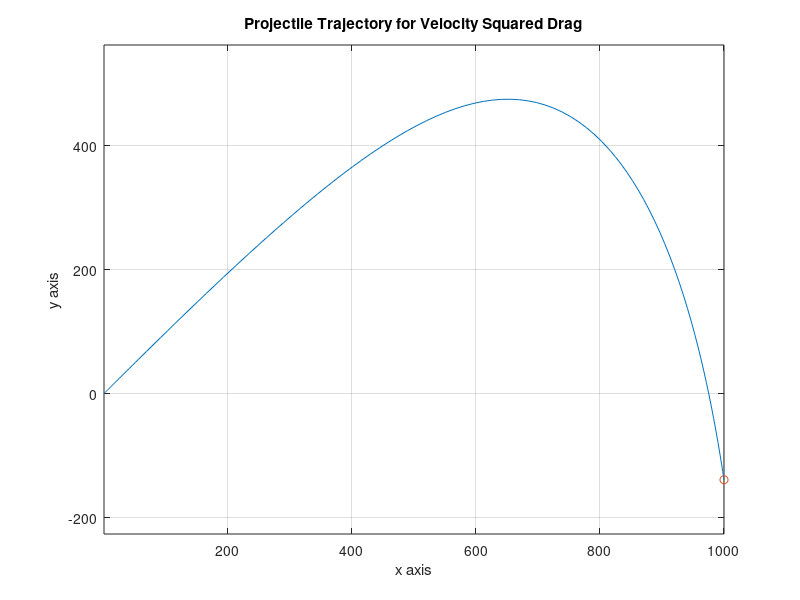

The MATLAB script that drew this image:
function [y,x,t]=traject ...
        (angle,vinit,gravty,cdrag,xfinl,noplot)
% [y,x,t]=traject ...
%       (angle,vinit,gravty,cdrag,xfinl,noplot)
% ~~~~~~~~~~~~~~~~~~~~~~~~~~~~~~~~~~~~~~~~~~~~~
%
% This function integrates the dynamical 
% equations for a projectile subjected to
% gravity loading and atmospheric drag
% proportional to the square of the velocity.
%
% angle  - initial inclination of the 
%          projectile in degrees
% vinit  - initial velocity of the projectile 
%          (muzzle velocity)
% gravty - the gravitational constant
% cdrag  - drag coefficient specifying the drag 
%          force per unit mass which equals 
%          cdrag*velocity^2.
% xfinl  - the projectile is fired toward the 
%          right from x=0.  xfinl is the 
%          largest x value for which the 
%          solution is computed. The initial 
%          velocity must be large enough that 
%          atmospheric damping does not reduce 
%          the horizontal velocity to zero 
%          before xfinl is reached.  Otherwise 
%          an error termination will occur.
% noplot - plotting of the trajectory is 
%          omitted when this parameter is 
%          given an input value
%
% y,x,t  - the y, x and time vectors produced 
%          by integrating the equations of 
%          motion
%
% Global variables:
%
% grav,  - two constants replicating gravty and 
% dragc    cdrag, for use in function projcteq
% vtol   - equal to vinit/1e6, used in projcteq
%          to check whether the horizontal 
%          velocity has been reduced to zero   
%
% User m functions called: projcteq

global grav dragc vtol 

% Default data case generated when input is null
if nargin ==0 
  angle=45; vinit=600; gravty=32.2; 
  cdrag=0.002; xfinl=1000;
end; 

% Assign global variables and evaluate 
% initial velocity
grav=gravty; dragc=cdrag; ang=pi/180*angle; 
vtol=vinit/1e6; 
z0=[vinit*cos(ang); vinit*sin(ang); 0; 0];

% Integrate the equations of motion defined 
% in function projcteq
deoptn=odeset('RelTol',1e-6);
[x,z]=ode45(@projcteq,[0,xfinl],z0,deoptn);

y=z(:,3); t=z(:,4); n=length(x); 
xf=x(n); yf=y(n);

% Plot the trajectory curve
if nargin < 6
  close; plot(x,y,'-',xf,yf,'o');
  xlabel('x axis'); ylabel('y axis');
  title(['Projectile Trajectory for ', ...
         'Velocity Squared Drag']);
  axis('equal'); grid on; figure(gcf);
  % print -deps trajplot
end

%=============================================

function zp=projcteq(x,z)
%
% zp=projcteq(x,z)
% ~~~~~~~~~~~~~~~~
%
% This function defines the equation of motion 
% for a projectile loaded by gravity and 
% atmospheric drag proportional to the square 
% of the velocity.
%
% x     -  the horizontal spatial variable
% z     -  a vector containing [vx; vy; y; t];
%
% zp    -  the derivative dz/dx which equals
%          [vx'(x); vy'(x); y'(x); t'(x)];
%
% Global variables:
%
% grav  -  the gravity constant 
% dragc -  the drag coefficient divided by 
%          gravity 
% vtol  -  a global variable used to check 
%          whether vx is zero  
%
% User m functions called:  none
%----------------------------------------------

global grav dragc vtol
vx=z(1); vy=z(2); v=sqrt(vx^2+vy^2);

% Check to see whether drag reduced the
% horizontal velocity to zero before the
% xfinl was reached.
if abs(vx) < vtol
  disp(' ');
  disp('*************************************');
  disp('ERROR in function projcteq. The ');
  disp('  initial velocity of the projectile');
  disp('  was not large enough for xfinal to');
  disp('  be reached.');
  disp('EXECUTION IS TERMINATED.');
  disp('*************************************');
  disp(' '),error(' ');
end
zp=[-dragc*v; -(grav+dragc*v*vy)/vx; ...
    vy/vx; 1/vx];
